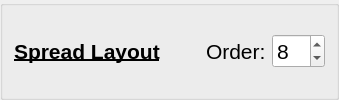
           <widget class="QGroupBox" name="groupBox_76">
            <property name="title">
             <string/>
            </property>
            <property name="flat">
             <bool>true</bool>
            </property>
            <layout class="QGridLayout" name="gridLayout_62">
             <item row="0" column="2">
              <spacer name="horizontalSpacer_56">
               <property name="orientation">
                <enum>Qt::Orientation::Horizontal</enum>
               </property>
               <property name="sizeHint" stdset="0">
                <size>
                 <width>40</width>
                 <height>20</height>
                </size>
               </property>
              </spacer>
             </item>
             <item row="0" column="1">
              <widget class="QLabel" name="label_105">
               <property name="font">
                <font>
                 <pointsize>16</pointsize>
                 <italic>false</italic>
                 <bold>true</bold>
                 <underline>true</underline>
                </font>
               </property>
               <property name="text">
                <string>Spread Layout</string>
               </property>
              </widget>
             </item>
             <item row="0" column="4">
              <widget class="QSpinBox" name="kcfg_spreadLayoutOrder">
               <property name="font">
                <font>
                 <pointsize>16</pointsize>
                 <italic>false</italic>
                 <bold>false</bold>
                 <underline>false</underline>
                </font>
               </property>
               <property name="maximum">
                <number>12</number>
               </property>
               <property name="value">
                <number>8</number>
               </property>
              </widget>
             </item>
             <item row="0" column="3">
              <widget class="QLabel" name="label_106">
               <property name="font">
                <font>
                 <pointsize>16</pointsize>
                 <italic>false</italic>
                 <bold>false</bold>
                 <underline>false</underline>
                </font>
               </property>
               <property name="text">
                <string>Order:</string>
               </property>
              </widget>
             </item>
            </layout>
           </widget>
